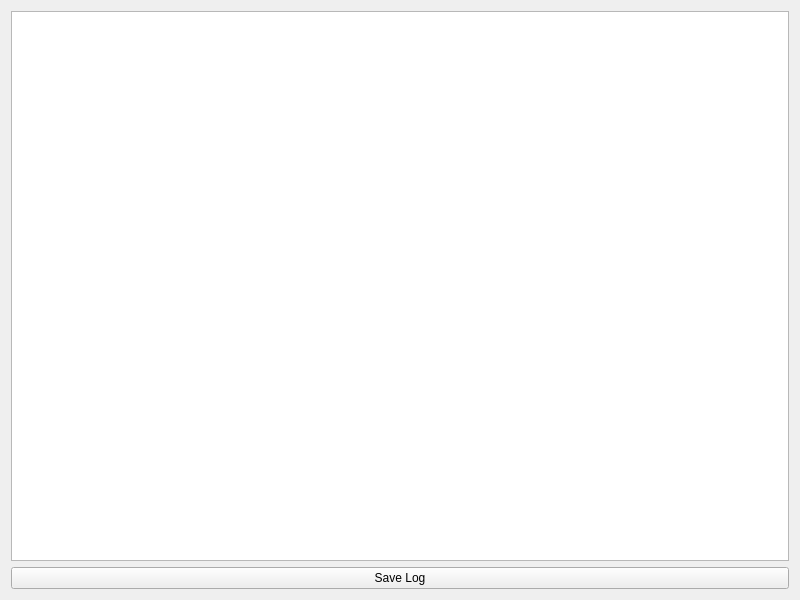
<?xml version="1.0" encoding="UTF-8"?>
<ui version="4.0">
 <class>LogWindow</class>
 <widget class="QWidget" name="LogWindow">
  <property name="geometry">
   <rect>
    <x>0</x>
    <y>0</y>
    <width>800</width>
    <height>600</height>
   </rect>
  </property>
  <property name="windowTitle">
   <string>Form</string>
  </property>
  <layout class="QVBoxLayout" name="verticalLayout">
   <item>
    <layout class="QHBoxLayout" name="horizontalLayout">
     <item>
      <widget class="QPlainTextEdit" name="logText"/>
     </item>
    </layout>
   </item>
   <item>
    <widget class="QPushButton" name="saveLogButton">
     <property name="toolTip">
      <string>Save Log from Window to file</string>
     </property>
     <property name="text">
      <string>Save Log</string>
     </property>
    </widget>
   </item>
  </layout>
 </widget>
 <resources/>
 <connections/>
</ui>
